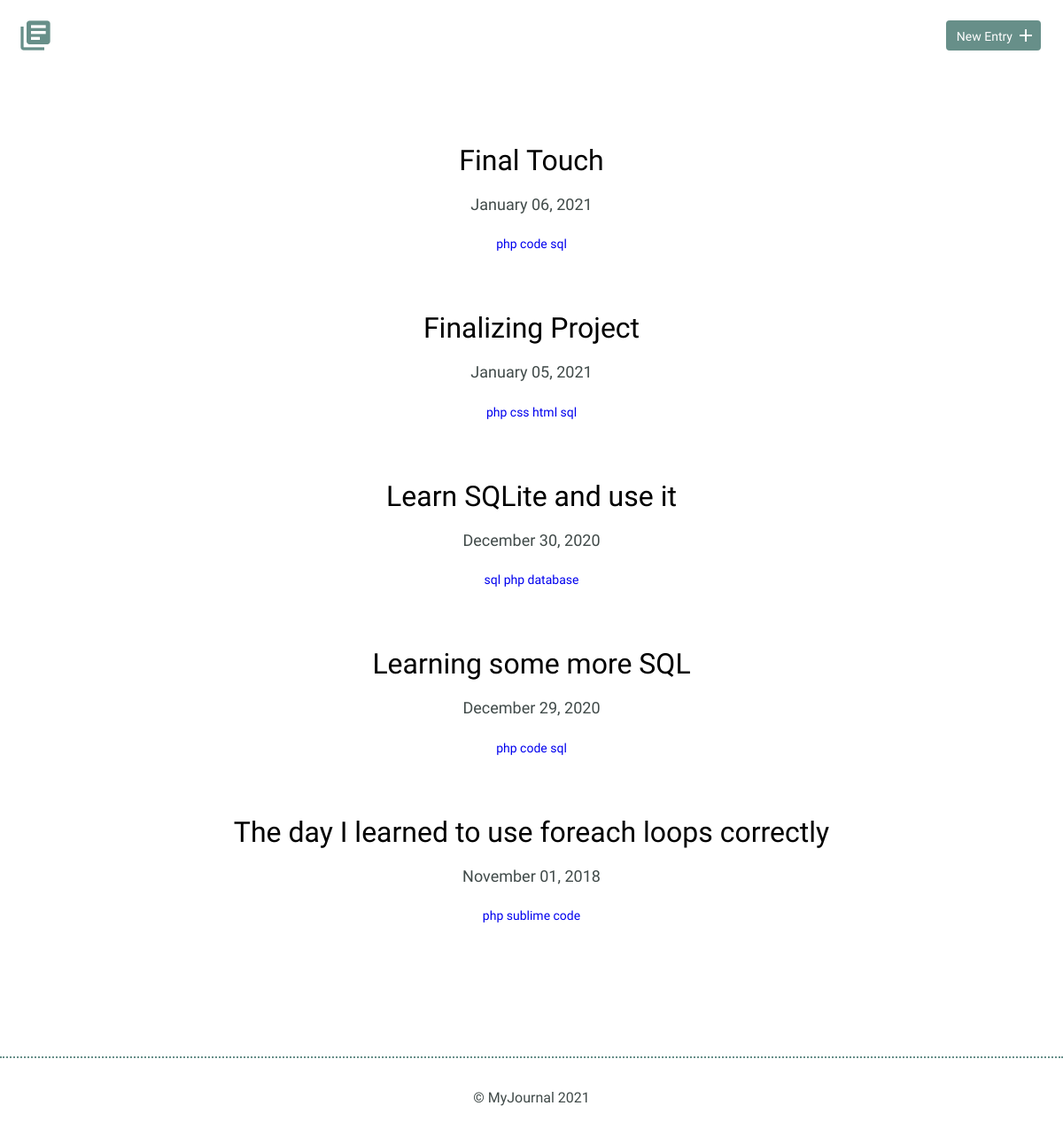
Screenshot of /index.php?tag=php with the database file from the repository.
### tables this page shows
CREATE TABLE "entries" (
	`id`	INTEGER,
	`title`	TEXT,
	`date`	TEXT,
	`time_spent`	INTEGER,
	`learned`	BLOB,
	`resources`	BLOB, tags TEXT,
	PRIMARY KEY(`id`)
);

### inc/functions.php (called while the page is built, shortened)
<?php
function get_journal_list_via_tag($tag) {
	include 'connection.php';
		$sql_tag = "%" . $tag . "%";
    $sql = "SELECT id, title, date, tags FROM entries WHERE tags LIKE ? ORDER BY date(date) DESC";
    try {
        $results = $db->prepare($sql);
        $results->bindValue(1, $sql_tag, PDO::PARAM_STR);
        $results->execute();
    } catch (Exception $e) {
        echo "Error!: " . $e->getMessage() . "<br />";
        return false;
    }
    return $results->fetchAll();
}

### index.php (the view, shortened to what this page needs)
<?php
include('inc/functions.php');
include('inc/header.php');
?>
        <section>
            <div class="container">
                <div class="entry-list">
                    <?php
                    if (isset($_GET['tag'])) {
                        $tag = trim(filter_input(INPUT_GET, 'tag', FILTER_SANITIZE_STRING));
                        foreach (get_journal_list_via_tag($tag) as $item) {
                            echo "<article>";
                            echo "<h2><a href='detail.php?id=" . $item['id'] . "'>" . $item['title'] . "</a></h2>";
                            echo "<p><time datetime='2016-01-31'>" . date('F d, Y', strtotime($item['date'])) . "</time></p>";
                            echo "<span id='tag_list'>";
                            $tag_arr = explode(" ", $item['tags']);
                            foreach ($tag_arr as $tag) {
                                echo "<a href='index.php?tag=$tag'>" . $tag . " " . "</a>";
                            }
                            echo "</span>";
                            echo "</article>";
                        }
                    }
                    ?>
                </div>
            </div>
        </section>
<?php
include('inc/footer.php');
?>

### css/site.css (style rules this page uses)
:root { --signal-red: #ff0000; }
body { font-size: 16px; color: #404a49; font-family: 'Cousine', serif; font-weight: 400; }
.container { margin: 0 auto; padding: 0 25px; }
h1, h2, h3 { margin: 0; font-weight: 400; line-height: 1em; color: #000; }
h2 { font-size: 32px; }
h2 a { text-decoration: none; color: #000; }
p { line-height: 1.8em; font-size: 18px; }
.entry-list, .edit-entry, .new-entry { max-width: 800px; margin: 0 auto; padding: 70px 0 150px 0; }
.entry-list article { margin-bottom: 70px; text-align: center; }
.entry-list article:last-child { margin-bottom: 0; }
.entry-list article h2 { margin-bottom: 8px; }
#tag_list { padding-top: 100px; font-size: 14px; color: blue; }
#tag_list a:link { text-decoration: none; }

### rows the page displays
entries: title "Final Touch", date "January 06, 2021", tags "php", tags "code", tags "sql"
entries: title "Finalizing Project", date "January 05, 2021", tags "php", tags "css", tags "html", tags "sql"
entries: title "Learn SQLite and use it", date "December 30, 2020", tags "sql", tags "php", tags "database"
entries: title "Learning some more SQL", date "December 29, 2020", tags "php", tags "code", tags "sql"
entries: title "The day I learned to use foreach loops correctly", date "November 01, 2018", tags "php", tags "sublime", tags "code"
